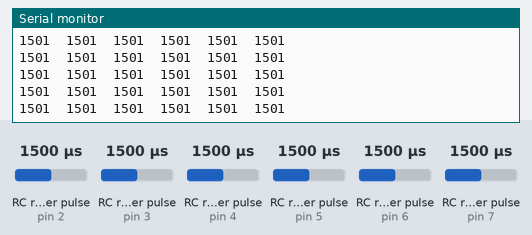
Simulated run of this sketch. Board: Arduino Uno, built with avr-gcc and run on an emulated ATmega328P. On the bench: the last lines printed to the serial monitor. Wiring (inferred from the names in the program): 6 × RC receiver channel: data pin 2 / data pin 3 / data pin 4 / data pin 5 / data pin 6 / data pin 7. The test bench sets the inputs (shaded band); at power-on: RC receiver pulse (sensors on pin 2, pin 3, pin 4, pin 5, pin 6, pin 7) 1500 µs.

Above: at 1.2 s.
1.3 s: RC receiver pulse (sensor on pin 2) set to 1020 µs
At 1.36 s:
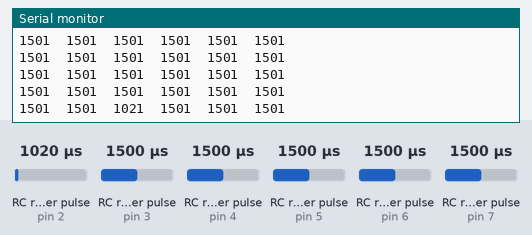
2.8 s: RC receiver pulse (sensor on pin 3) set to 1020 µs
At 2.8 s:
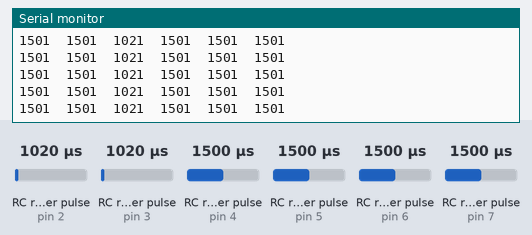
4.3 s: RC receiver pulse (sensor on pin 4) set to 1020 µs
At 4.32 s:
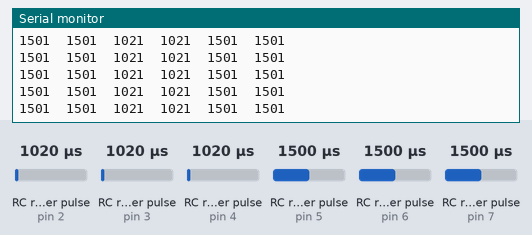
5.8 s: RC receiver pulse (sensor on pin 5) set to 1020 µs
At 5.8 s:
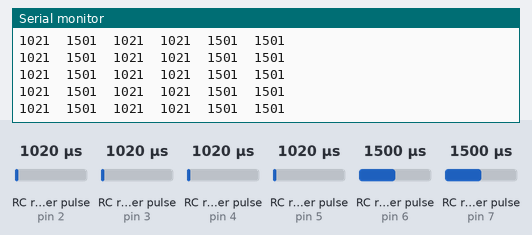
7.3 s: RC receiver pulse (sensor on pin 6) set to 1020 µs
At 7.32 s:
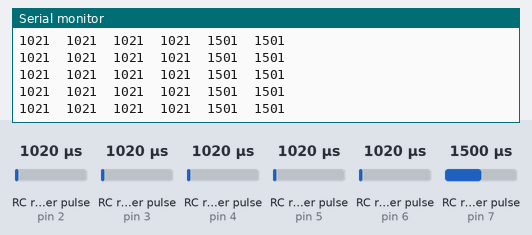
8.8 s: RC receiver pulse (sensor on pin 7) set to 1020 µs
At 8.8 s:
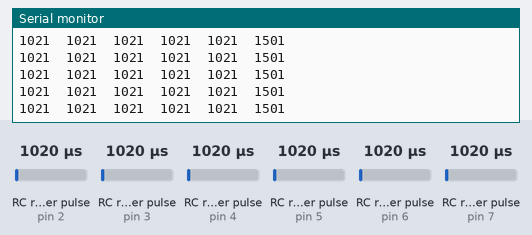
Timing chart, 0 to 11.3 s (numbered marks = the images above; inputs shaded):
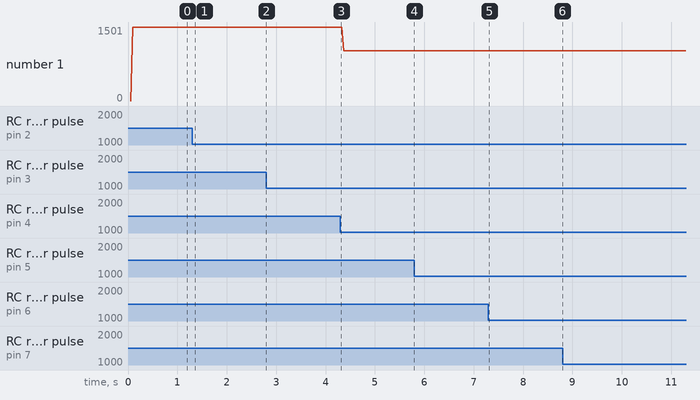

Measured:
- after the input at 1.3 s, the serial monitor: prints a new line at once (image 1)

The sketch:

rc_tester.ino
```cpp
/*
  RC Radio Flight Simulator Controller
  Created by Christian Barran 2020
  https://www.youtube.com/c/justbarran
  Released into the public domain.
  code uses library:
  https://github.com/MHeironimus/ArduinoJoystickLibrary
  NOTE: You may need to adjust channels depending on your receiver
*/


#define SERIALPRINT
#define UPDATE_RATE_MS 10
#define RC_MIN_PULSE_US   1000
#define RC_MID_PULSE_US   1500
#define RC_MAX_PULSE_US   2000
#define PULSE_IN_WAIT_US  25000 //RC Time Between Pulses 20000us

#define RC_PIN_CH1 2 //THR0
#define RC_PIN_CH2 3 //AILE
#define RC_PIN_CH3 4 //ELEV
#define RC_PIN_CH4 5 //RUDD
#define RC_PIN_CH5 6 //MODE
#define RC_PIN_CH6 7 //AUX

#define BUTTON_1 8 //MODE
#define BUTTON_2 9 //AUX

#define CH_THRO   RC_PIN_CH3
#define CH_YAW    RC_PIN_CH4
#define CH_PITCH  RC_PIN_CH1
#define CH_ROLL   RC_PIN_CH2
#define CH_AUX_1  RC_PIN_CH5
#define CH_AUX_2  RC_PIN_CH6


#define JOY_THROTTLE_LOW  1000
#define JOY_THROTTLE_HIGH 2000
#define JOY_RUDDER_LOW    1000
#define JOY_RUDDER_HIGH   2000
#define JOY_RANGE_LOW     1000
#define JOY_RANGE_HIGH    2000

//RC Controller Values
int16_t input_thro  = 0;
int16_t input_yaw   = 0;
int16_t input_pitch = 0;
int16_t input_roll  = 0;
int16_t input_aux_1 = 0;
int16_t input_aux_2 = 0;

//Simulator Values
int16_t sim_throttle = 0;
int16_t sim_rudder = 0;
int16_t sim_x = 0;
int16_t sim_y = 0;
int16_t sim_aux_x = 0;
int16_t sim_aux_y = 0;


void setup() {
  pinMode(RC_PIN_CH1, INPUT); // Set our input pins as such
  pinMode(RC_PIN_CH2, INPUT);
  pinMode(RC_PIN_CH3, INPUT);
  pinMode(RC_PIN_CH4, INPUT);
  pinMode(RC_PIN_CH5, INPUT);
  pinMode(RC_PIN_CH6, INPUT);
  pinMode(BUTTON_1, INPUT);
  pinMode(BUTTON_2, INPUT);
  Serial.begin(115200);
}

void loop() {
  input_thro    = pulseIn(CH_THRO,  HIGH, PULSE_IN_WAIT_US); // Read the pulse width
  input_yaw     = pulseIn(CH_YAW,   HIGH, PULSE_IN_WAIT_US); // each channel
  input_pitch   = pulseIn(CH_PITCH, HIGH, PULSE_IN_WAIT_US);
  input_roll    = pulseIn(CH_ROLL,  HIGH, PULSE_IN_WAIT_US);
  input_aux_1   = pulseIn(CH_AUX_1, HIGH, PULSE_IN_WAIT_US);
  input_aux_2   = pulseIn(CH_AUX_2, HIGH, PULSE_IN_WAIT_US);

  sim_throttle =  map(input_thro,RC_MIN_PULSE_US,RC_MAX_PULSE_US,JOY_THROTTLE_LOW,JOY_THROTTLE_HIGH);
  Serial.print(sim_throttle);
  Serial.print("\t");

  sim_rudder =    map(input_yaw,RC_MIN_PULSE_US,RC_MAX_PULSE_US,JOY_RUDDER_LOW,JOY_RUDDER_HIGH);
  Serial.print(sim_rudder);
  Serial.print("\t");

  sim_x =         map(input_pitch,RC_MIN_PULSE_US,RC_MAX_PULSE_US,JOY_RANGE_LOW,JOY_RANGE_HIGH);
  Serial.print(sim_x);
  Serial.print("\t");

  sim_y =         map(input_roll,RC_MIN_PULSE_US,RC_MAX_PULSE_US,JOY_RANGE_LOW,JOY_RANGE_HIGH);
  Serial.print(sim_y);
  Serial.print("\t");

  sim_aux_x =     map(input_aux_1,RC_MIN_PULSE_US,RC_MAX_PULSE_US,JOY_RANGE_LOW,JOY_RANGE_HIGH);
  Serial.print(sim_aux_x);
  Serial.print("\t");

  sim_aux_y =     map(input_aux_2,RC_MIN_PULSE_US,RC_MAX_PULSE_US,JOY_RANGE_LOW,JOY_RANGE_HIGH);
  Serial.print(sim_aux_y);
  Serial.println();
  delay(UPDATE_RATE_MS);
}
```
